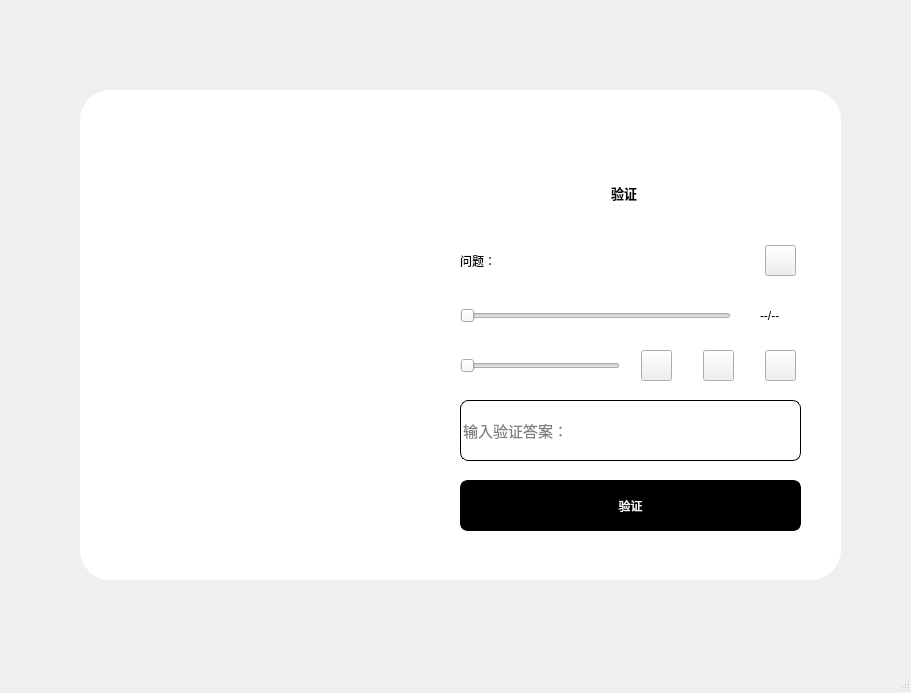
<?xml version="1.0" encoding="UTF-8"?>
<ui version="4.0">
 <class>MainWindow</class>
 <widget class="QMainWindow" name="MainWindow">
  <property name="geometry">
   <rect>
    <x>0</x>
    <y>0</y>
    <width>911</width>
    <height>693</height>
   </rect>
  </property>
  <property name="windowTitle">
   <string>MainWindow</string>
  </property>
  <widget class="QWidget" name="centralwidget">
   <widget class="QLabel" name="label">
    <property name="geometry">
     <rect>
      <x>80</x>
      <y>90</y>
      <width>761</width>
      <height>490</height>
     </rect>
    </property>
    <property name="styleSheet">
     <string notr="true">background-color: rgb(255, 255, 255);
border-top-left-radius:30px;
border-bottom-left-radius:30px;
border-top-right-radius:30px;
border-bottom-right-radius:30px;</string>
    </property>
    <property name="text">
     <string/>
    </property>
   </widget>
   <widget class="QPushButton" name="pushButton_2">
    <property name="geometry">
     <rect>
      <x>790</x>
      <y>110</y>
      <width>41</width>
      <height>31</height>
     </rect>
    </property>
    <property name="styleSheet">
     <string notr="true">border:none;</string>
    </property>
    <property name="text">
     <string/>
    </property>
    <property name="icon">
     <iconset resource="../resource.qrc">
      <normaloff>:/icons/icons/close.png</normaloff>:/icons/icons/close.png</iconset>
    </property>
   </widget>
   <widget class="QLabel" name="label_2">
    <property name="geometry">
     <rect>
      <x>80</x>
      <y>90</y>
      <width>340</width>
      <height>490</height>
     </rect>
    </property>
    <property name="styleSheet">
     <string notr="true">border-image: url(:/images/images/background.jpeg);
border-top-left-radius:30px;
border-bottom-left-radius:30px;</string>
    </property>
    <property name="text">
     <string/>
    </property>
   </widget>
   <widget class="QWidget" name="widget" native="true">
    <property name="enabled">
     <bool>true</bool>
    </property>
    <property name="geometry">
     <rect>
      <x>520</x>
      <y>170</y>
      <width>208</width>
      <height>46</height>
     </rect>
    </property>
    <layout class="QHBoxLayout" name="horizontalLayout">
     <property name="spacing">
      <number>0</number>
     </property>
     <property name="leftMargin">
      <number>11</number>
     </property>
     <property name="topMargin">
      <number>11</number>
     </property>
     <property name="rightMargin">
      <number>11</number>
     </property>
     <property name="bottomMargin">
      <number>11</number>
     </property>
     <item>
      <widget class="QPushButton" name="pushButton_verify_label">
       <property name="enabled">
        <bool>true</bool>
       </property>
       <property name="font">
        <font>
         <pointsize>10</pointsize>
         <weight>75</weight>
         <bold>true</bold>
        </font>
       </property>
       <property name="styleSheet">
        <string notr="true">#pushButton_verify_label{
	border:none;
	color: black;
}
#pushButton_landing:focus{
	
}</string>
       </property>
       <property name="text">
        <string>验证</string>
       </property>
      </widget>
     </item>
    </layout>
   </widget>
   <widget class="QWidget" name="widget_enroll" native="true">
    <property name="geometry">
     <rect>
      <x>440</x>
      <y>220</y>
      <width>381</width>
      <height>341</height>
     </rect>
    </property>
    <widget class="QLineEdit" name="lineEdit_verify_answer">
     <property name="geometry">
      <rect>
       <x>20</x>
       <y>180</y>
       <width>341</width>
       <height>61</height>
      </rect>
     </property>
     <property name="font">
      <font>
       <pointsize>11</pointsize>
      </font>
     </property>
     <property name="styleSheet">
      <string notr="true">border:1px solid rgb(0,0,0);
border-radius:8px;</string>
     </property>
     <property name="echoMode">
      <enum>QLineEdit::Password</enum>
     </property>
     <property name="placeholderText">
      <string>输入验证答案：</string>
     </property>
    </widget>
    <widget class="QPushButton" name="pushButton_verify">
     <property name="geometry">
      <rect>
       <x>20</x>
       <y>260</y>
       <width>341</width>
       <height>51</height>
      </rect>
     </property>
     <property name="styleSheet">
      <string notr="true">#pushButton_verify{
	background-color: rgb(0, 0, 0);
	color: rgb(255, 255, 255);
	border:3px solid rgb(0,0,0);
	border-radius:8px;
}
#pushButton_verify:hover{
	background-color: rgb(255, 255, 255);
	color: rgb(0, 0, 0);
}
#pushButton_verify:pressed{
	padding-top:5px;
	padding-left:5px;
}</string>
     </property>
     <property name="text">
      <string>验证</string>
     </property>
    </widget>
    <widget class="QPushButton" name="pushButton_play_pause">
     <property name="geometry">
      <rect>
       <x>263</x>
       <y>130</y>
       <width>31</width>
       <height>31</height>
      </rect>
     </property>
     <property name="styleSheet">
      <string notr="true"/>
     </property>
     <property name="text">
      <string/>
     </property>
     <property name="icon">
      <iconset resource="../resource.qrc">
       <normaloff>:/icons/icons/play.png</normaloff>:/icons/icons/play.png</iconset>
     </property>
    </widget>
    <widget class="QLabel" name="label_time">
     <property name="geometry">
      <rect>
       <x>320</x>
       <y>80</y>
       <width>41</width>
       <height>31</height>
      </rect>
     </property>
     <property name="text">
      <string>--/--</string>
     </property>
    </widget>
    <widget class="QLabel" name="label_question">
     <property name="geometry">
      <rect>
       <x>20</x>
       <y>20</y>
       <width>291</width>
       <height>41</height>
      </rect>
     </property>
     <property name="text">
      <string>问题：</string>
     </property>
    </widget>
    <widget class="QPushButton" name="pushButton_questionChange">
     <property name="geometry">
      <rect>
       <x>325</x>
       <y>25</y>
       <width>31</width>
       <height>31</height>
      </rect>
     </property>
     <property name="text">
      <string/>
     </property>
     <property name="icon">
      <iconset resource="../resource.qrc">
       <normaloff>:/icons/icons/question_change.png</normaloff>:/icons/icons/question_change.png</iconset>
     </property>
    </widget>
    <widget class="QSlider" name="horizontalSlider_progress">
     <property name="geometry">
      <rect>
       <x>20</x>
       <y>80</y>
       <width>271</width>
       <height>31</height>
      </rect>
     </property>
     <property name="orientation">
      <enum>Qt::Horizontal</enum>
     </property>
    </widget>
    <widget class="QPushButton" name="pushButton_musicChange">
     <property name="geometry">
      <rect>
       <x>325</x>
       <y>130</y>
       <width>31</width>
       <height>31</height>
      </rect>
     </property>
     <property name="text">
      <string/>
     </property>
     <property name="icon">
      <iconset resource="../resource.qrc">
       <normaloff>:/icons/icons/music_change.png</normaloff>:/icons/icons/music_change.png</iconset>
     </property>
    </widget>
    <widget class="QSlider" name="horizontalSlider_volume">
     <property name="geometry">
      <rect>
       <x>20</x>
       <y>130</y>
       <width>160</width>
       <height>31</height>
      </rect>
     </property>
     <property name="orientation">
      <enum>Qt::Horizontal</enum>
     </property>
    </widget>
    <widget class="QPushButton" name="pushButton_sound">
     <property name="geometry">
      <rect>
       <x>201</x>
       <y>130</y>
       <width>31</width>
       <height>31</height>
      </rect>
     </property>
     <property name="text">
      <string/>
     </property>
     <property name="icon">
      <iconset resource="../resource.qrc">
       <normaloff>:/icons/icons/sound_on.png</normaloff>:/icons/icons/sound_on.png</iconset>
     </property>
    </widget>
   </widget>
  </widget>
  <widget class="QMenuBar" name="menubar">
   <property name="geometry">
    <rect>
     <x>0</x>
     <y>0</y>
     <width>911</width>
     <height>26</height>
    </rect>
   </property>
  </widget>
  <widget class="QStatusBar" name="statusbar"/>
 </widget>
 <resources>
  <include location="../resource.qrc"/>
 </resources>
 <connections>
  <connection>
   <sender>pushButton_2</sender>
   <signal>clicked()</signal>
   <receiver>MainWindow</receiver>
   <slot>close()</slot>
   <hints>
    <hint type="sourcelabel">
     <x>809</x>
     <y>158</y>
    </hint>
    <hint type="destinationlabel">
     <x>889</x>
     <y>109</y>
    </hint>
   </hints>
  </connection>
 </connections>
</ui>
